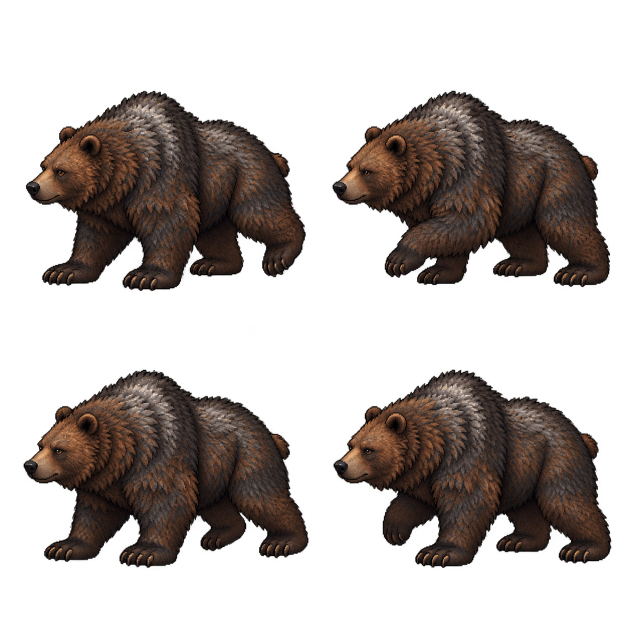
#> input picture tools/art/direction-v348/side/originals/cinder-bear-walk-left-v1.png, 1254 x 1254 px (shown at 1/2 size); its folder holds only this picture in this run
$ python analyze-originals.py
#> lines starting #> are read from the running program, lines starting #| are printed output that depends on the picture; after the words box and inside, x2 and y2 are one past the last pixel; in counts of white or black regions, pixels touching at a corner belong together
"""Read-only PNG analysis and clearly labelled diagnostic composites.

No generated PNG is modified. Crops/scale are display diagnostics only.
"""
import hashlib
import json
import re
from pathlib import Path

import numpy as np
from PIL import Image, ImageDraw
from scipy import ndimage


BASE = Path(__file__).parent
OUT = Path('/tmp/ashveil-v342-cinder-bear-walk')
OUT.mkdir(parents=True, exist_ok=True)
reports = {}
for path in sorted((BASE / 'originals').glob('*.png')):
    image = Image.open(path).convert('RGBA')
#> image is the input picture: PIL image 1254x1254 RGBA; mean R, G, B, A 24.5, 17.9, 14.9, 91.9
    alpha = np.asarray(image.getchannel('A'))
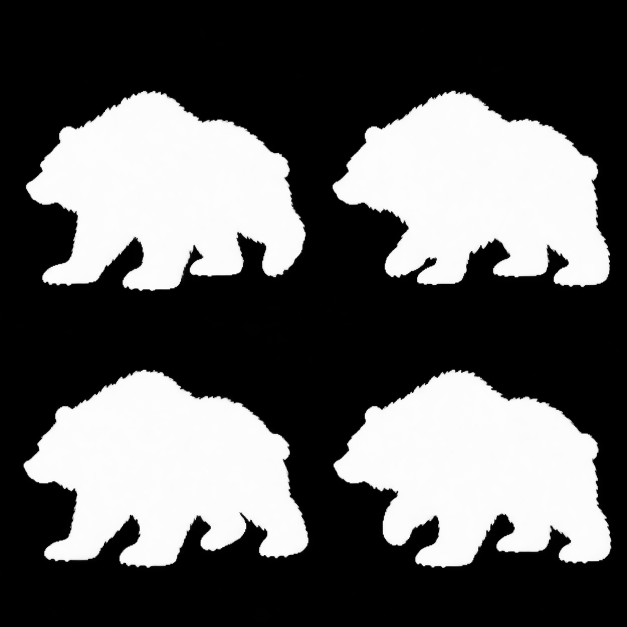
#> alpha: shape (1254, 1254) (shown at 1/2 size); min 0, max 255, mean 91.9
    mask = alpha >= 16
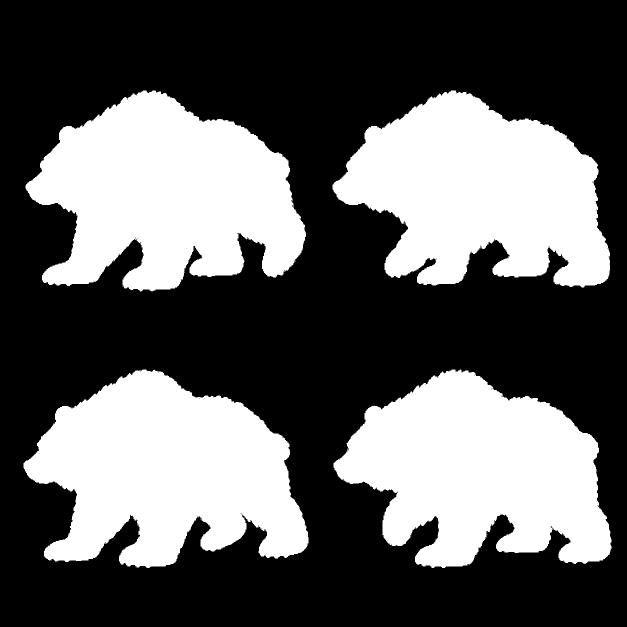
#> mask: shape (1254, 1254) bool (shown at 1/2 size); 37.1% white; 20 white regions (16 under 20 px), largest, box (x1, y1, x2, y2) and area: (51, 181, 612, 583) 148411, (47, 739, 617, 1136) 147413, (665, 181, 1220, 575) 143534, (667, 739, 1223, 1136) 143297
    labels, count = ndimage.label(mask, structure=np.ones((3, 3)))
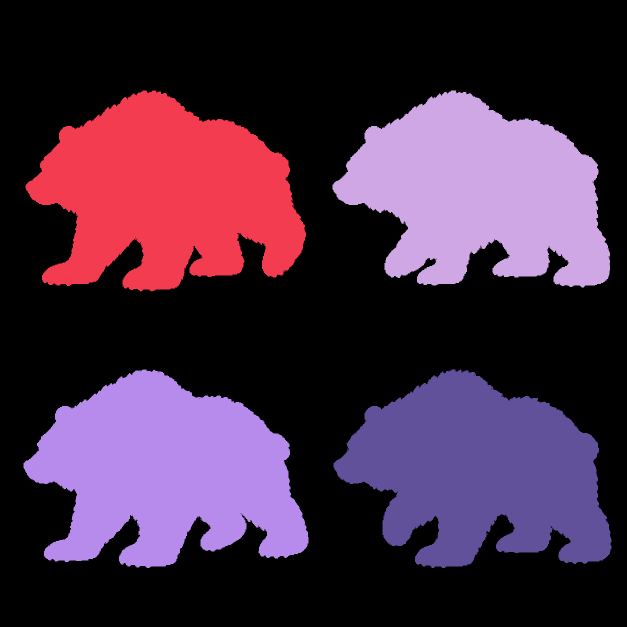
#> labels: shape (1254, 1254) int32 (shown at 1/2 size); 21 distinct labels, from 0 to 20; one colour per label, 0 black
#> count = 20
    areas = np.bincount(labels.ravel())
#> areas = 21 values, max 989845 at index 0, min 1 at index 3, mean 74881.7
    regions = []
    for index, slices in enumerate(ndimage.find_objects(labels), 1):
        if slices is None or areas[index] < 400:
            continue
        ys, xs = slices
        regions.append({'bbox': [xs.start, ys.start, xs.stop, ys.stop], 'alpha16Area': int(areas[index])})
#> this loop made 20 passes
#> after the loop, regions = 4 items
    directional = re.search(r'-(?:walk|fall)-(down|left|right|up)-', path.name)
    columns = 2 if directional else 4
    regions.sort(key=lambda r: (int(((r['bbox'][1]+r['bbox'][3])/2)/image.height*columns), (r['bbox'][0]+r['bbox'][2])/2))
    ordered = []
    for row in range(0, len(regions), columns):
        ordered.extend(sorted(regions[row:row + columns], key=lambda r: r['bbox'][0]))
#> this loop made 2 passes
#> after the loop, ordered = 4 items
    for i, region in enumerate(ordered):
        row_directions = ['up', 'left', 'right', 'down'] if path.name in ['culler-idle-v2.png', 'sower-walk-v1.png', 'sower-work-v1.png'] else ['down', 'left', 'right', 'up']
        region['direction'] = directional.group(1) if directional else (row_directions[i // 4] if i < 16 else 'unexpected')
        region['index'] = i if directional else i % 4
        x0, y0, x1, y1 = region['bbox']
        # Small retained edge padding, within the original canvas. This is a
        # manifest rectangle only; do not write it back as a new art PNG.
        region['crop'] = [max(0, x0 - 3), max(0, y0 - 3), min(image.width, x1 + 3) - max(0, x0 - 3), min(image.height, y1 + 3) - max(0, y0 - 3)]
#> this loop made 4 passes
#> (x0, y0, x1, y1) on passes 1 to 4: (51, 181, 612, 583), (665, 181, 1220, 575), (47, 739, 617, 1136), (667, 739, 1223, 1136)
    report = {
        'sha256': hashlib.sha256(path.read_bytes()).hexdigest(),
        'size': list(image.size), 'mode': image.mode,
        'alphaExtrema': [int(alpha.min()), int(alpha.max())],
        'lowAlphaPixelCount1to15': int(((alpha > 0) & (alpha < 16)).sum()),
        'opaqueCanvasEdgePixelsAlpha16': int(mask[0].sum() + mask[-1].sum() + mask[:, 0].sum() + mask[:, -1].sum()),
        'regionsAlpha16Area400': ordered,
    }
    reports[path.name] = report
    # Composite exact original pixels over a neutral dark grey; boxes and
    # labels are analysis overlays, not replacement sprite artwork.
    diagnostic = Image.new('RGBA', image.size, (46, 44, 40, 255))
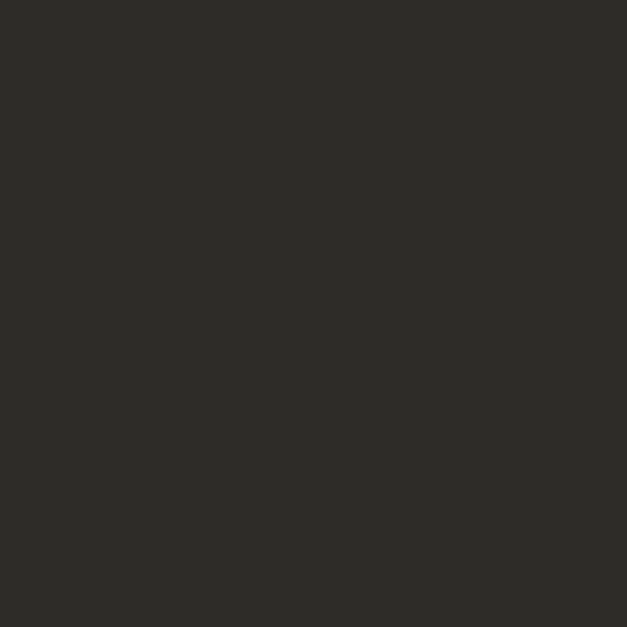
#> diagnostic: PIL image 1254x1254 RGBA (shown at 1/2 size); mean R, G, B, A 46, 44, 40, 255
    diagnostic.alpha_composite(image)
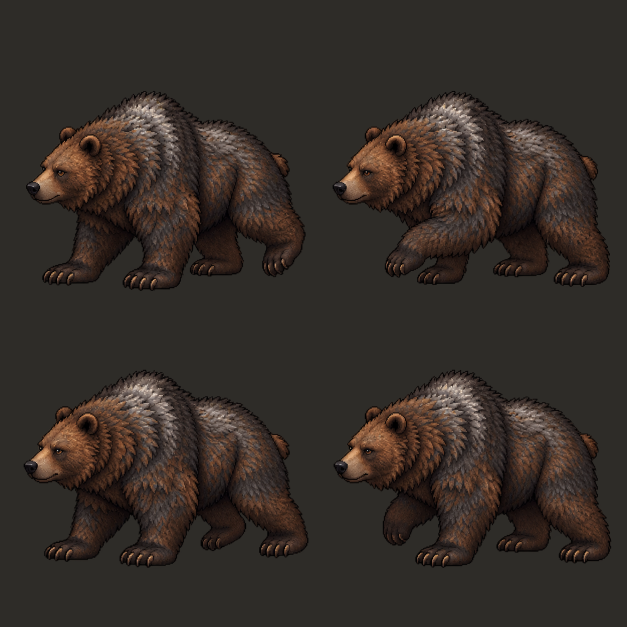
#> diagnostic: PIL image 1254x1254 RGBA (shown at 1/2 size); mean R, G, B, A 53.1, 45.5, 40, 255
    draw = ImageDraw.Draw(diagnostic)
    for region in ordered:
        x0, y0, x1, y1 = region['bbox']
        draw.rectangle((x0 - 2, y0 - 2, x1 + 1, y1 + 1), outline=(160, 174, 110, 255))
        draw.text((x0, max(0, y0 - 14)), f"{region['direction']}{region['index']} {x1-x0}x{y1-y0}", fill=(235, 225, 192, 255))
#> this loop made 4 passes
#> (x0, y0, x1, y1) on passes 1 to 4: (51, 181, 612, 583), (665, 181, 1220, 575), (47, 739, 617, 1136), (667, 739, 1223, 1136)
    diagnostic.convert('RGB').save(OUT / (path.stem + '-analysis.png'))
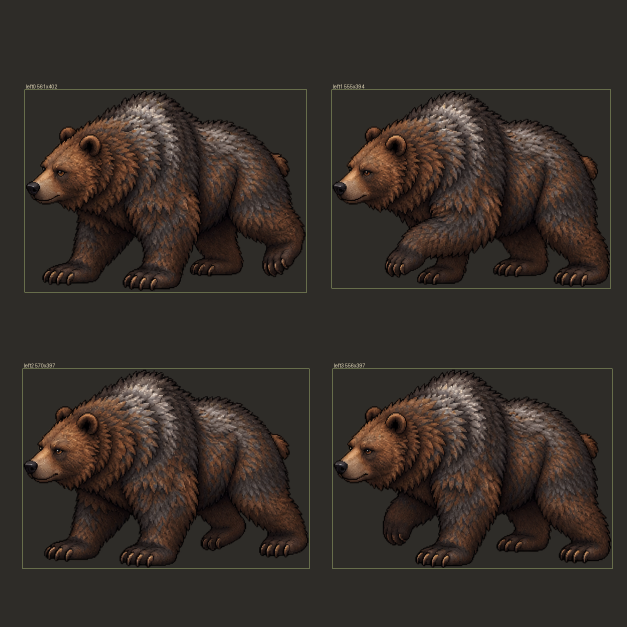
#> saved as cinder-bear-walk-left-v1-analysis.png: PIL image 1254x1254 RGB (shown at 1/2 size); mean R, G, B 53.7, 46.2, 40.4
    print(path.name, 'regions', len(ordered), 'alpha16Edges', report['opaqueCanvasEdgePixelsAlpha16'])
#| cinder-bear-walk-left-v1.png regions 4 alpha16Edges 0
(BASE / 'source-analysis.json').write_text(json.dumps(reports, indent=2) + '\n')

$ run again, on tools/art/direction-v348/side/originals/cinder-bear-walk-right-v1.png
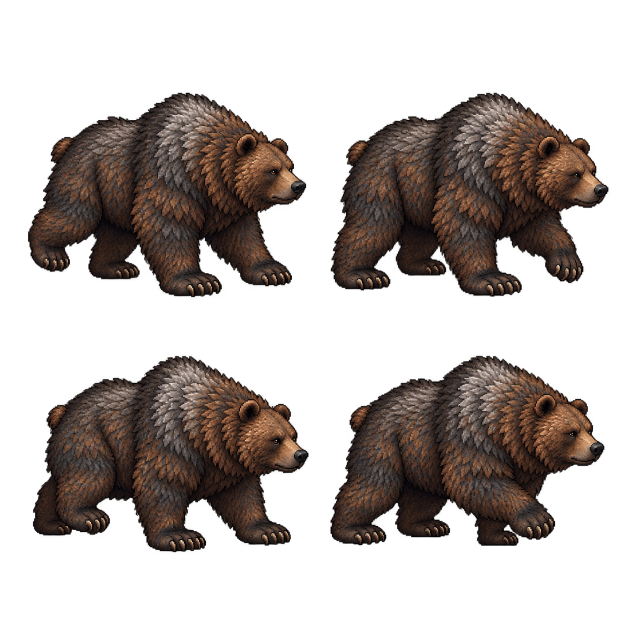
#> input picture tools/art/direction-v348/side/originals/cinder-bear-walk-right-v1.png, 1254 x 1254 px (shown at 1/2 size)
#> image is the input picture: PIL image 1254x1254 RGBA; mean R, G, B, A 27.5, 20.3, 17, 93.6
#> mask: shape (1254, 1254) bool; 37.8% white; 17 white regions (13 under 20 px), largest, box (x1, y1, x2, y2) and area: (661, 185, 1217, 594) 155154, (56, 185, 613, 595) 152322, (65, 711, 618, 1105) 145034, (660, 711, 1209, 1092) 141143
#> `labels, count = ndimage.label(mask, structure=np.ones((3, 3)))`:
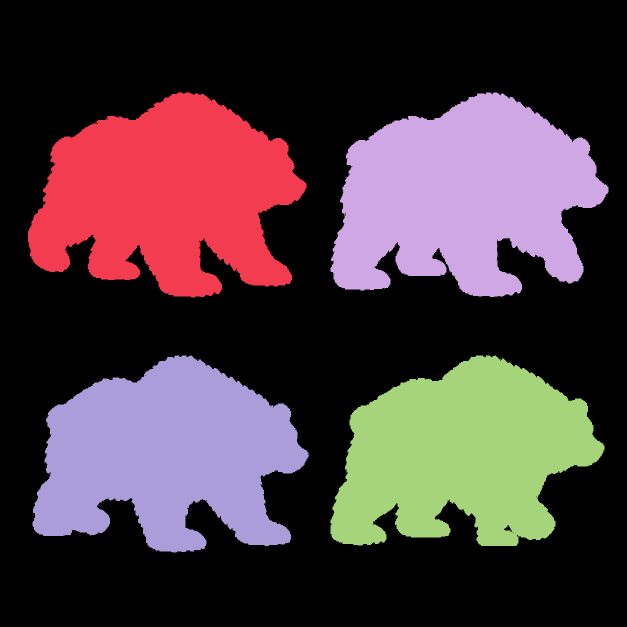
#> labels: shape (1254, 1254) int32 (shown at 1/2 size); 18 distinct labels, from 0 to 17; one colour per label, 0 black
#> count = 17
#> areas = 18 values, max 978848 at index 0, min 1 at index 3, mean 87362
#> the loop `for index, slices in enumerate(ndimage.find_objects(labels), 1):` made 17 passes
#> after the loop `for index, slices in enumerate(ndimage.find_objects(labels), 1):`: regions = 4 items
#> the loop `for row in range(0, len(regions), columns):` made 2 passes
#> the loop `for i, region in enumerate(ordered):` made 4 passes
#> (x0, y0, x1, y1) on passes 1 to 4: (56, 185, 613, 595), (661, 185, 1217, 594), (65, 711, 618, 1105), (660, 711, 1209, 1092)
#> the loop `for region in ordered:` made 4 passes
#> (x0, y0, x1, y1) on passes 1 to 4: (56, 185, 613, 595), (661, 185, 1217, 594), (65, 711, 618, 1105), (660, 711, 1209, 1092)
#> `diagnostic.convert('RGB').save(OUT / (path.stem + '-analysis.png'))`:
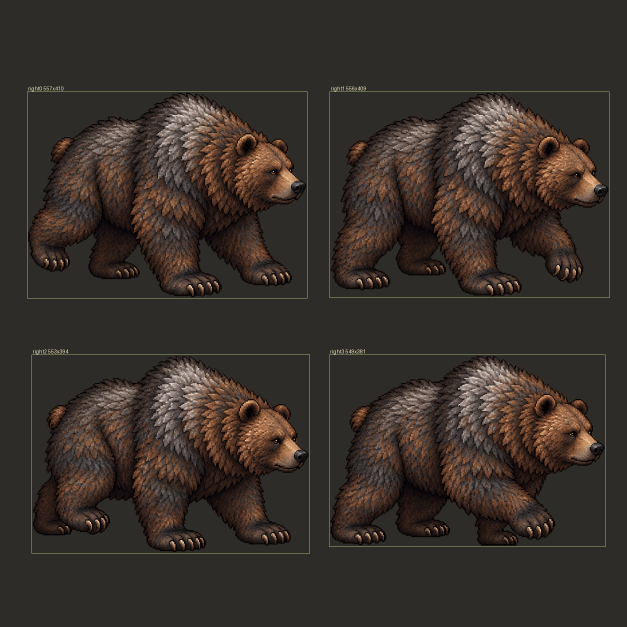
#> saved as cinder-bear-walk-right-v1-analysis.png: PIL image 1254x1254 RGB (shown at 1/2 size); mean R, G, B 56.3, 48.2, 42.1
#| cinder-bear-walk-right-v1.png regions 4 alpha16Edges 0

$ run again, on tools/art/direction-v348/side/originals/cinder-bear-walk-up-v1.png
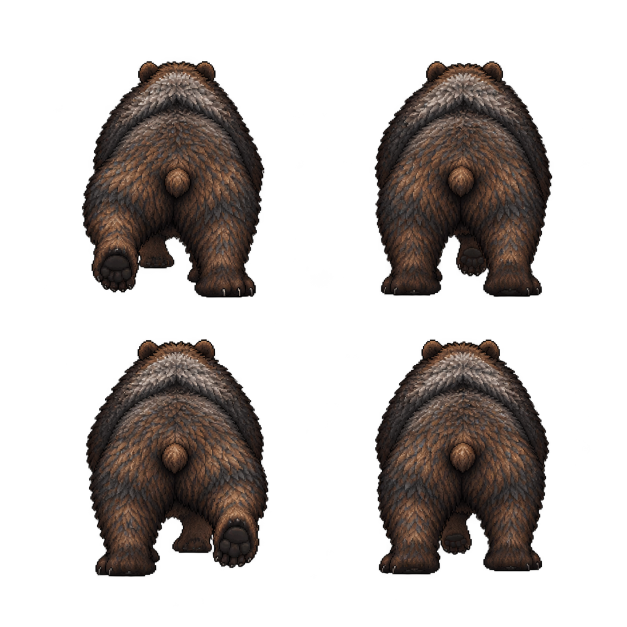
#> input picture tools/art/direction-v348/side/originals/cinder-bear-walk-up-v1.png, 1254 x 1254 px (shown at 1/2 size)
#> image is the input picture: PIL image 1254x1254 RGBA; mean R, G, B, A 22.6, 17.5, 15, 82.6
#> mask: shape (1254, 1254) bool; 33.2% white; 13 white regions (9 under 20 px), largest, box (x1, y1, x2, y2) and area: (171, 678, 537, 1154) 132186, (749, 122, 1105, 594) 131378, (163, 122, 529, 595) 129666, (750, 679, 1099, 1150) 129431
#> `labels, count = ndimage.label(mask, structure=np.ones((3, 3)))`:
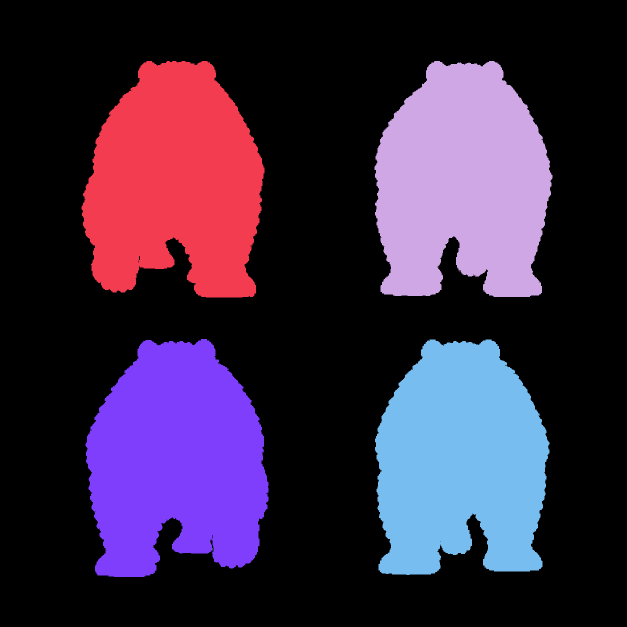
#> labels: shape (1254, 1254) int32 (shown at 1/2 size); 14 distinct labels, from 0 to 13; one colour per label, 0 black
#> count = 13
#> areas = [1049842, 129666, 131378, 2, 1, 1, 1, 132186, 129431, 1, 1, 1, 4, 1]
#> the loop `for index, slices in enumerate(ndimage.find_objects(labels), 1):` made 13 passes
#> after the loop `for index, slices in enumerate(ndimage.find_objects(labels), 1):`: regions = 4 items
#> the loop `for row in range(0, len(regions), columns):` made 2 passes
#> the loop `for i, region in enumerate(ordered):` made 4 passes
#> (x0, y0, x1, y1) on passes 1 to 4: (163, 122, 529, 595), (749, 122, 1105, 594), (171, 678, 537, 1154), (750, 679, 1099, 1150)
#> the loop `for region in ordered:` made 4 passes
#> (x0, y0, x1, y1) on passes 1 to 4: (163, 122, 529, 595), (749, 122, 1105, 594), (171, 678, 537, 1154), (750, 679, 1099, 1150)
#> `diagnostic.convert('RGB').save(OUT / (path.stem + '-analysis.png'))`:
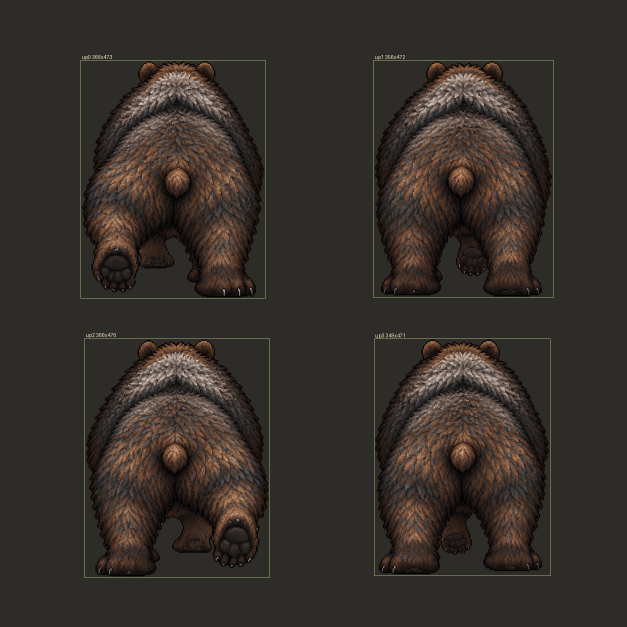
#> diagnostic: PIL image 1254x1254 RGBA (shown at 1/2 size); mean R, G, B, A 53.6, 47.4, 42.1, 255
#| cinder-bear-walk-up-v1.png regions 4 alpha16Edges 0
